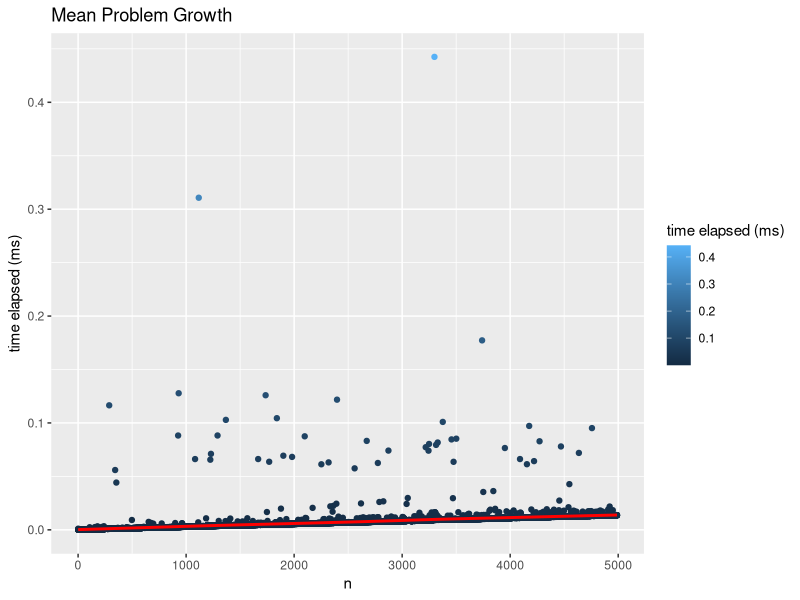
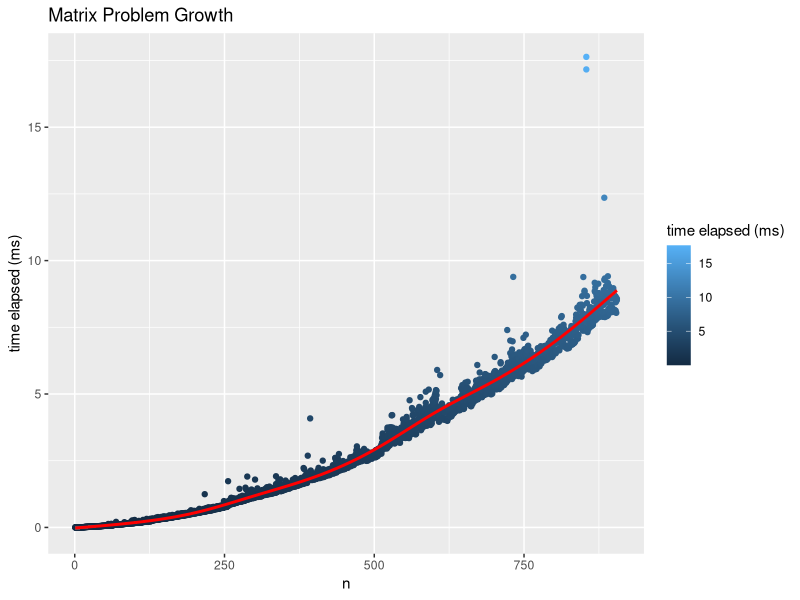

Generate these figures, in order, with R:
## ---- chunk 1
library(ggplot2)
library(tidyverse)
library(RColorBrewer)
## ---- chunk 2
meanExecutionTimes <- read_csv("mean.csv")
ggplot(meanExecutionTimes, aes(x = n, y = `time elapsed (ms)`, color=`time elapsed (ms)`)) + geom_point() + geom_smooth(color="red") + ggtitle("Mean Problem Growth")
## ---- chunk 3
matrixExecutionTimes <- read_csv("matrix.csv")
ggplot(matrixExecutionTimes, aes(x = n, y = `time elapsed (ms)`, color=`time elapsed (ms)`)) + geom_point() + geom_smooth(color="red") + ggtitle("Matrix Problem Growth")
